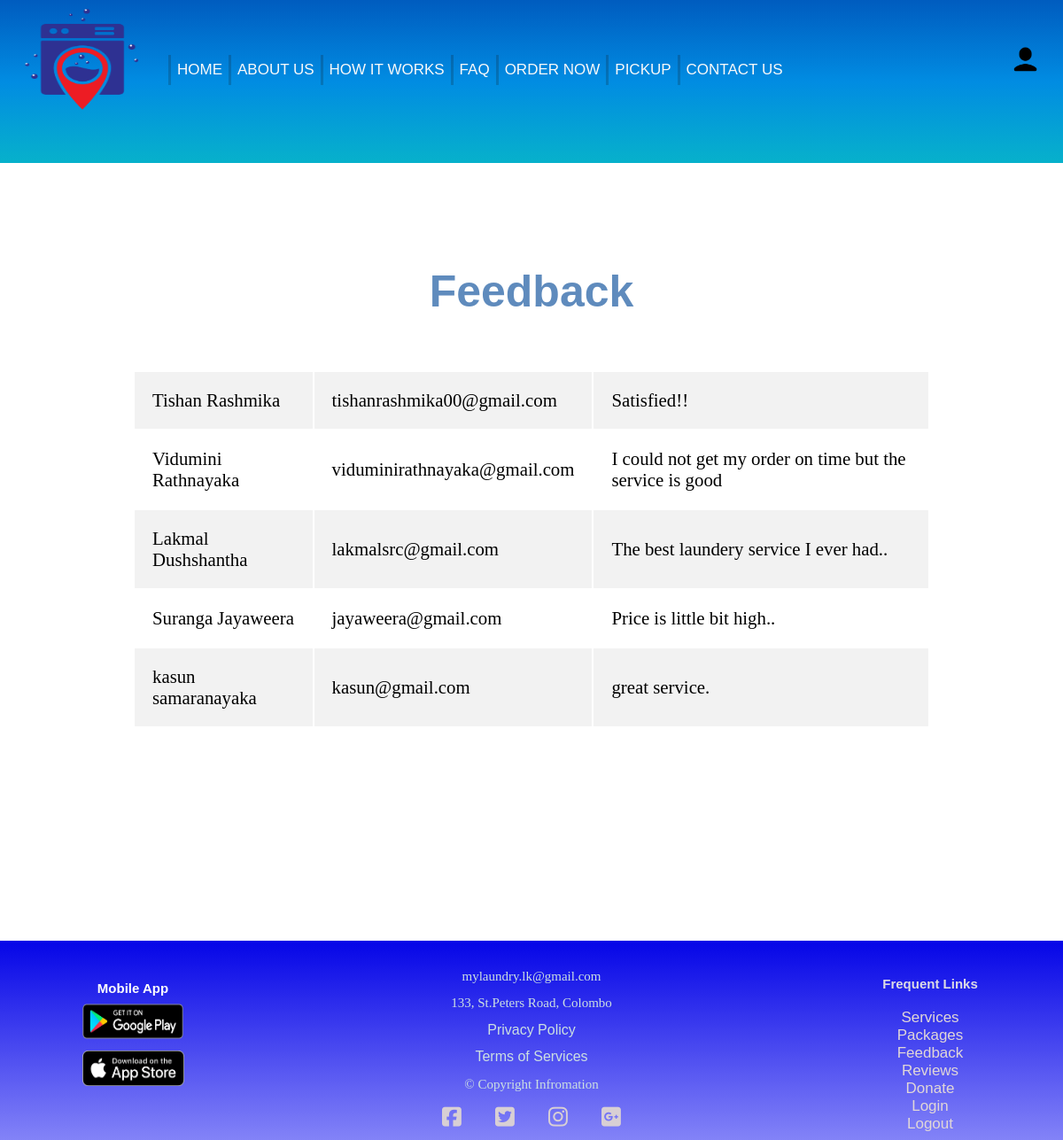
/feedback_viewer.php (signed in), run on the app's committed database.
### tables this page shows
CREATE TABLE `feedback` (
  `name` varchar(20) NOT NULL,
  `email` varchar(50) NOT NULL,
  `feedback` varchar(300) NOT NULL
);

### html/feedback_viewer.php (the view, shortened to what this page needs)
 <?php
require'../php/config.php';
?>
 <!DOCTYPE html>
 <html>
		 <head>
			 <link rel="stylesheet" type="text/css" href="../css/header-footer.css">
			 <link rel="stylesheet" href="../css/feedback.css">
		 </head>
		 <body>
 <div class ="navbar">
			 <div class="icon">
				 <img class="logo" src="../images/laundry service.jpg" alt="comapny logo"></img>
			 </div>
				 <div class="menu">
					 <ul  class="menu-ul">
						 <li ><a class="menu-a" href="index.php">HOME</a></li>
						 <li ><a class="menu-a"  href="about-us.html">ABOUT US </a></li>
						 <li ><a class="menu-a"  href="how-it-works.html">HOW IT WORKS</a></li>
						 <li ><a class="menu-a"  href="faq.html">FAQ</a></li>
						 <li ><a class="menu-a"  href="order.php?type=showAll">ORDER NOW</a></li>
						 <li ><a class="menu-a"  href="pickup.html">PICKUP</a></li>
						 <li ><a class="menu-a"  href="contact-us.php">CONTACT US</a></li>
					 </ul>
				 </div>
				  <div class="cart-profile">
						 <a href="user.php"><img  class="user-icon"src="../images/user-icon.png" width = 35px></a>
				  </div>
		 </div>
 <h1 class="h1">Feedback </h1>
            <br>
            <center>
			<table id="feedback" style="width: 75%; ">
            <td><label class=container></td>
                <?php
           $sql ="select * from feedback";
            $result = $conn->query($sql);
		if ($result->num_rows > 0){
			while($row = $result->fetch_assoc()){
				echo "<tr>";
				echo "<td>".$row["name"]."</td>";
				echo "<td>".$row["email"]."</td>";
				echo "<td>".$row["feedback"]."</td>";
            }}
                ?>
                </center>
		 <div class="footer">
			 <div class="content-1">
				 <center>
				 <h3>Mobile App</h3>
				 <a href="https://play.google.com/store/apps"><img class="app-googleplay" src="../images/googleplay.jpg"></a> <br>
				 <a href="https://www.apple.com/app-store/"><img class="app-appstore" src="../images/appstore.jpg"></a>
				 </center>
			 </div>
			 <div class="content-2">
					 <h4 class="line-1">mylaundry.lk@gmail.com </h4>
					 <h4 class="line-2">133, St.Peters Road, Colombo</h4>
					 <a  class="infor-line" href="privacy-policy.html">Privacy Policy</a><br>
					 <a  class="infor-line" href="terms-of-services.html">Terms of Services</a>
					 <h4 class="line-5"> &copy; Copyright Infromation</h4>
				 <div class="social-links">
					 <a class="social-links-a" href="https://www.facebook.com"><i class="fa-brands fa-facebook-square"></i></a>
					 <a class="social-links-a" href="https://twitter.com"><i class="fa-brands fa-twitter-square"></i></a>
					 <a class="social-links-a" href="https://www.instagram.com"><i class="fa-brands fa-instagram"></i></a>
					 <a class="social-links-a" href="https://www.google.com/account"><i class="fa-brands fa-google-plus-square"></i></a>
				 </div>
			 </div>
			 <div class="content-3">
				 <h3 id="quick-link-header">Frequent Links</h3>
				 <ul class="quick-link-ul">
					 <li><a class="quick-link-a" href="services.html">Services</a></li>
					<li ><a class="quick-link-a" href="package.html">Packages</a></li>
					<li ><a class="quick-link-a" href="feedback.php">Feedback</a></li>
					<li ><a class="quick-link-a" href="review.php">Reviews</a></li>
					<li ><a class="quick-link-a" href="donate.html">Donate</a></li>
					<li ><a class="quick-link-a"  href="login.php">Login</a></li>
					<li ><a class="quick-link-a" href="logout.php">Logout</a></li>
				 </ul>
			 </div>
		 </div>
 </body>
	 </html>

### css/header-footer.css (style rules this page uses)
* { margin: 0; padding: 0; }
body { margin: 0 auto; }
.icon { min-width: 15vw; float: left; transition: 0.3s ease-in-out; }
.logo { height: 124px; width: 150px; margin: 5px 10px 0px 15px; transition: 0.3s ease-in-out; }
.navbar { background-image: linear-gradient( #005cbf , #018ce2, #07b1cb); height: 23vh; width: 100vw; position: fixed; z-index: 28; top: 0; background-repeat: no-repeat; transition: 0.5s ease-in-out; }
.menu { min-width: 70vw; float: left; height: 40px; margin-top: 59px; margin-left: 10px; transition: 0.5s ease-in-out; }
.menu-ul { margin-top: 3.4px; float: left; display: flex; justify-content: center; align-items: center; }
.menu .menu-ul li { list-style: none; font-size: 17px; border: solid rgba(21, 19, 19, 0.206); border-width: 0 0 0 3px; padding: 7px; }
.menu-ul li .menu-a { text-decoration: none; color: rgb(250, 249, 249); font-family: sans-serif; font-weight: 500; transition: all .4s ease; }
.cart-profile { width : 5vw; float : right; }
.cart-profile .user-icon { margin-top: 50px; font-size: 30px; float: rigth; color: black; transition: 0.5s ease-in-out; }
.footer { position: relative; bottom: 0; display: flex; width: 100%; top: 30vh; background-image: linear-gradient(#0404e7fe, #0808f080); font-family: sans-serif,serif; }
.content-1 { width: 25%; height: 200px; }
.app-googleplay { width: 130px; height: 58px; }
.app-appstore { width: 115px; height: 40px; }
.content-1 h3 { font-family: Verdana, Arial, Helvetica, sans-serif; font-weight: bold; font-size: 15px; color: rgb(254, 254, 252); text-align: center; margin-top: 45px; }
.content-2 { width: 50%; height: 200px; line-height: 190%; margin-top: 25px; text-align: center; }
.content-2 h4 { font-family: Verdana; font-size: 15px; font-weight: 2; color: rgb(204, 223, 225); }
.content-3 { width: 25%; height: 200px; }
.infor-line { font-family: sans-serif; font-size : 16px; color: rgb(204, 223, 225); margin: auto; text-decoration: none; }
.social-links { display: flex; width : 20vw; margin: auto; margin-top: 10px; }
.social-links-a { width: 5vw; text-align: center; text-decoration: none; color: rgba(220, 210, 210, 0.965); transition: 0.3s ease-in ; }
.social-links-a .fa-brands { font-size: 25px; }
#quick-link-header { font-weight: bold; margin-bottom: 20px; color: rgb(220, 219, 228); }
.quick-link-a { width: 25vw; margin : auto; font-size: 17px; color: rgb(225, 215, 215); text-decoration: none; }
.content-3 h3 { font-family: Verdana, Arial, Helvetica, sans-serif; font-weight: bold; font-size: 15px; color: black; text-align: center; margin-top: 40px; }
.quick-link-ul { text-align: center; list-style-type: none; }

### css/feedback.css (style rules this page uses)
#feedback { border-radius:10px; font-size:130%; width:580px; }
.h1 { margin-top: 300px; text-align: center; font-size: 50px; color:rgb(95, 139, 189); font-family:Arial, Helvetica, sans-serif; }
#feedback td, #feedback th { padding: 20px; }
#feedback tr:nth-child(even) { background-color: #f2f2f2; }

### data on the page
feedback: name "Tishan Rashmika", email "tishanrashmika00@gmail.com", feedback "Satisfied!!"
feedback: name "Vidumini Rathnayaka", email "viduminirathnayaka@gmail.com", feedback "I could not get my order on time but the service is good"
feedback: name "Lakmal Dushshantha", email "lakmalsrc@gmail.com", feedback "The best laundery service I ever had.."
feedback: name "Suranga Jayaweera", email "jayaweera@gmail.com", feedback "Price is little bit high.."
feedback: name "kasun samaranayaka", email "kasun@gmail.com", feedback "great service."
